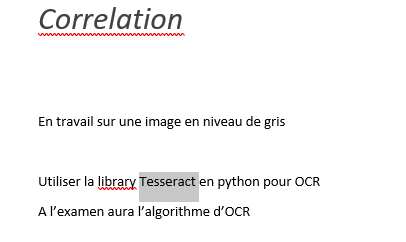
#> input picture testImages/OCR.PNG, 406 x 242 px, found by its file name
$ python Ouverture.py
#> lines starting #> are read from the running program, lines starting #| are printed output that depends on the picture; after the words box and inside, x2 and y2 are one past the last pixel; in counts of white or black regions, pixels touching at a corner belong together
import cv2
import numpy

img = cv2.imread("C:/Users/yassi/Documents/GitHub/TraitementImage/testImages/OCR.PNG")
#> img is the input picture: shape (242, 406, 3); mean B, G, R 246.6, 246.6, 247.3


newImg = cv2.split(img)[0]
(retVal, newImg) = cv2.threshold(newImg, 130, 255, cv2.THRESH_BINARY)
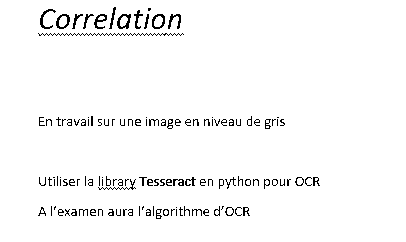
#> newImg: shape (242, 406); 97.1% white; black in thin lines or dots, all inside (x1, y1, x2, y2) = (38, 7, 320, 219)
kernel = numpy.ones((3, 3), numpy.uint8)
newImg = cv2.morphologyEx(newImg, cv2.MORPH_OPEN, kernel)
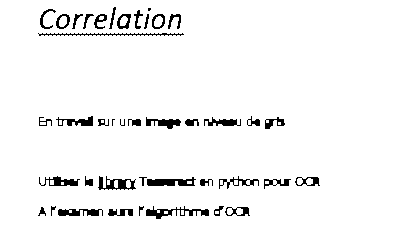
#> newImg: shape (242, 406); 95.7% white; 41 black regions (3 under 20 px), largest, box (x1, y1, x2, y2) and area: (146, 206, 209, 219) 311, (147, 177, 196, 186) 295, (98, 176, 136, 190) 261


cv2.imshow('new image',newImg)
cv2.waitKey(0)

$ run again, with testImages/Planimeter.png copied over testImages/OCR.PNG
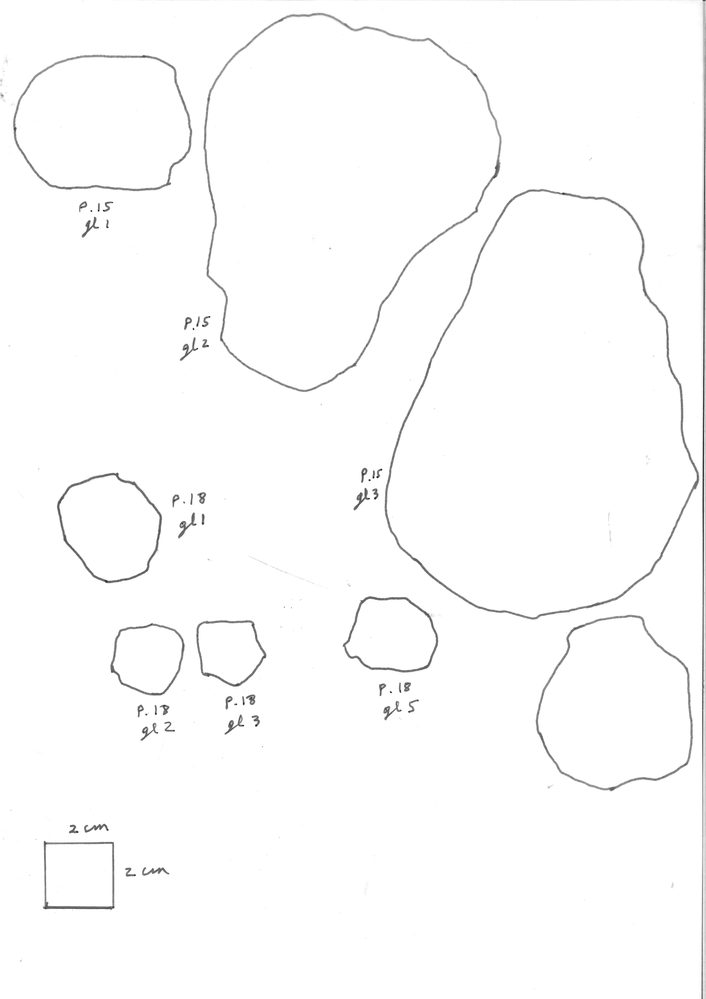
#> input picture testImages/Planimeter.png, 706 x 999 px, shrunk from 4961 x 7016 before the run, found by its file name
#> img is the input picture: shape (999, 706, 3); min 10, max 255, mean 252.2
#> `(retVal, newImg) = cv2.threshold(newImg, 130, 255, cv2.THRESH_BINARY)`:
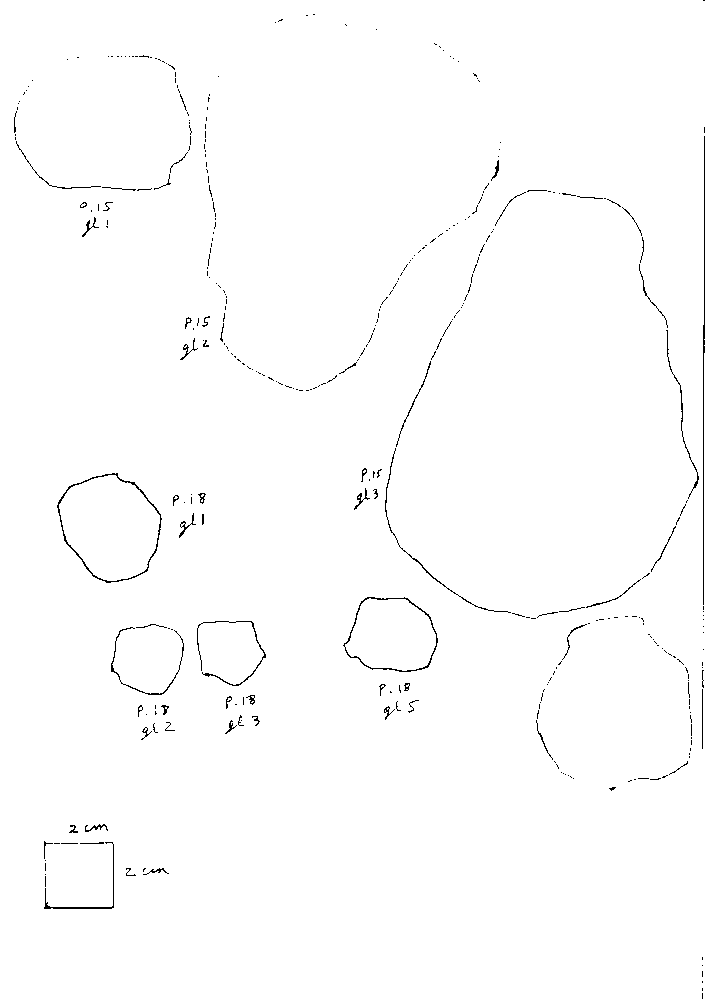
#> newImg: shape (999, 706); 99.1% white; black in thin lines or dots
#> `newImg = cv2.morphologyEx(newImg, cv2.MORPH_OPEN, kernel)`:
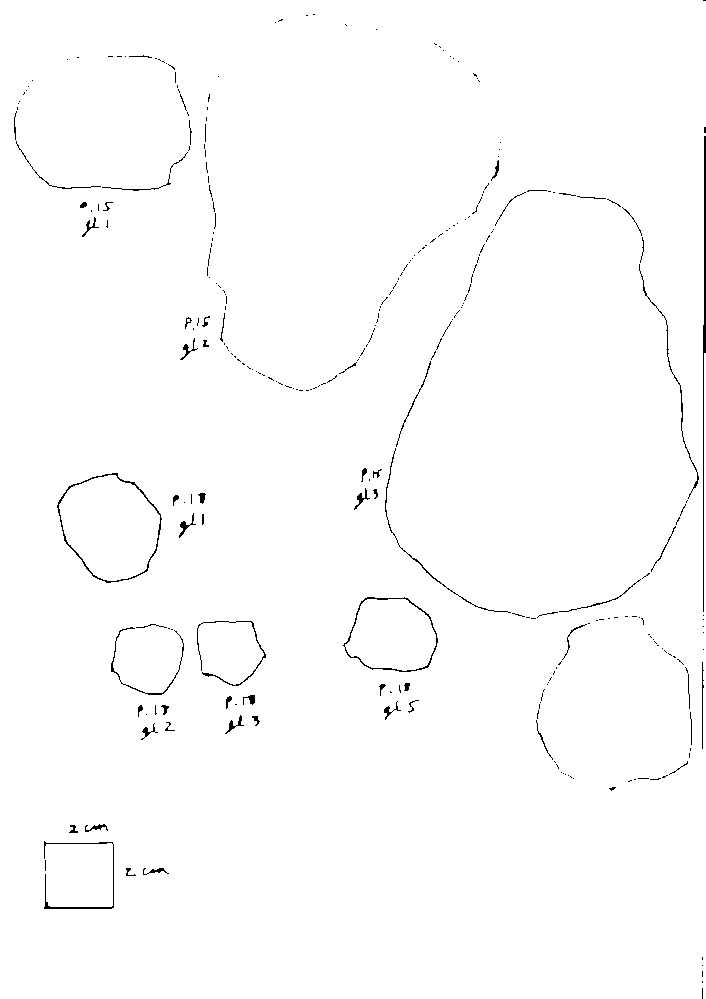
#> newImg: shape (999, 706); 99% white; black in thin lines or dots

$ run again, with testImages/SudokuGridEmpty.png copied over testImages/OCR.PNG
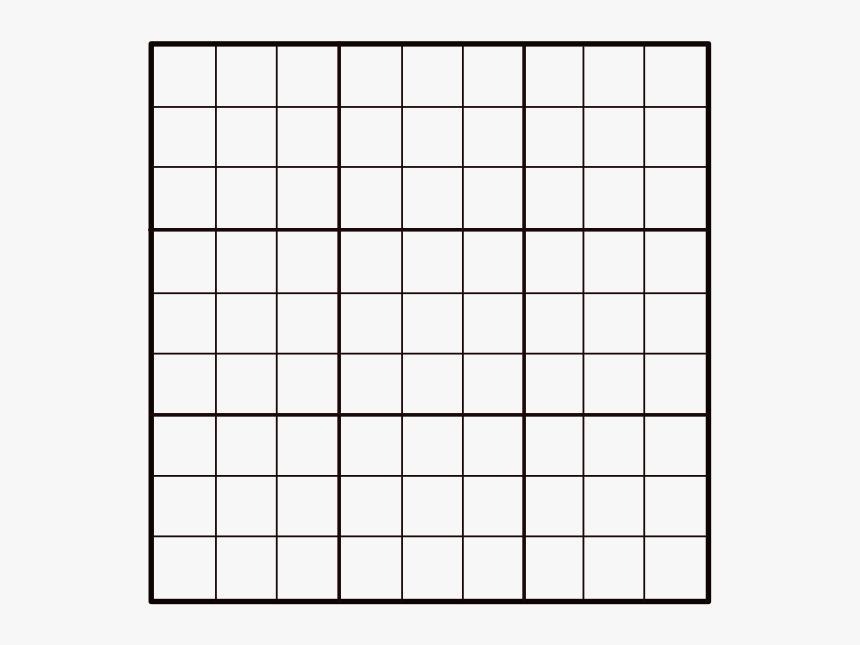
#> input picture testImages/SudokuGridEmpty.png, 860 x 645 px, found by its file name
#> img is the input picture: shape (645, 860, 3); mean B, G, R 233.3, 233.3, 234.2
#> `(retVal, newImg) = cv2.threshold(newImg, 130, 255, cv2.THRESH_BINARY)`:
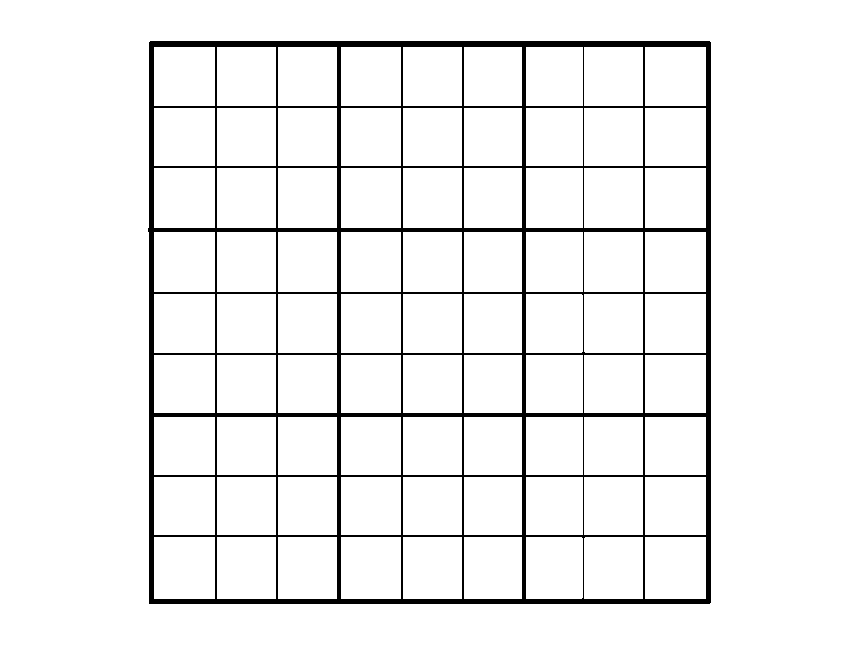
#> newImg: shape (645, 860); 94.1% white; 1 black region, box (x1, y1, x2, y2) and area: (148, 41, 711, 604) 32857
